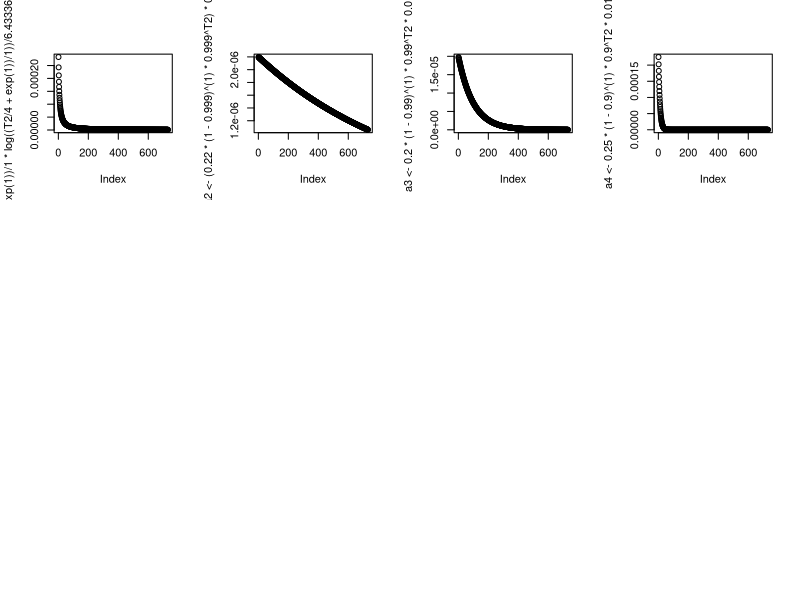
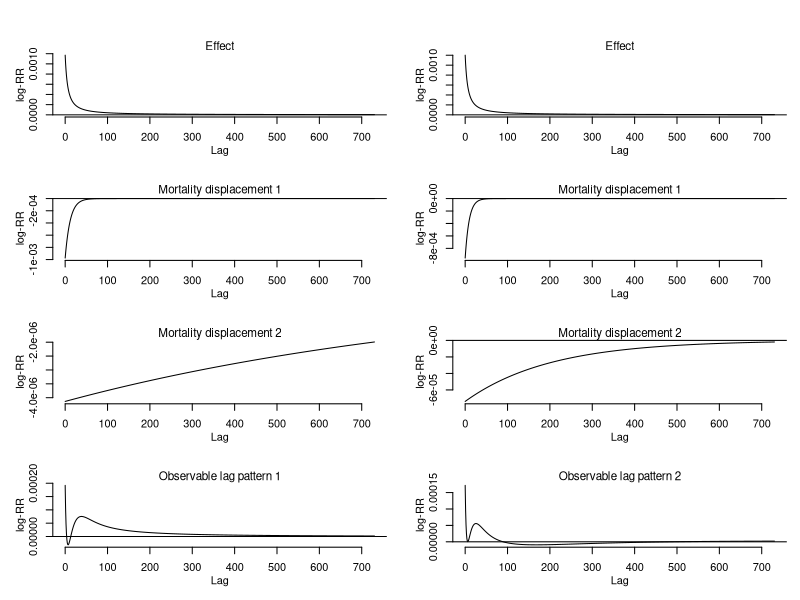

Generate these figures, in order, with R:
########True coefficients of PM10###########

T2length <- 731
T2 <- seq(T2length)

par(mfrow=c(3,4))
plot(a1<-1/((T2/4+exp(1))/1*log((T2/4+exp(1))/1))/6.433368*0.5877867*0.01)
plot(a2<-(0.22*(1-0.999)^(1)*0.999^T2)*0.01 )
plot(a3<-0.20*(1-0.99)^(1)*0.99^T2*0.01) 
plot(a4<-0.25*(1-0.9)^(1)*0.9^T2*0.01) 

#jpeg("%%%%FOLDERNAME%%%%/FIGURE_S1_Lagpattern.jpg",
#     width=15, height=15, pointsize=30,res=300,units="in")
layout(matrix(seq(8),ncol=2))
par(mar=c(4,4,2,1),mgp=c(2,1,0),oma=c(0,0,2,0))
plot(x=seq(0,730),y=a1<-1/((T2/4+exp(1))/1*log((T2/4+exp(1))/1))/6.433368*0.5877867*0.03/0.007249741*0.01,type="l", bty="n", xlab="Lag",ylab="log-RR",xaxt="n")
axis(1,at=seq(0,730,by=100))
mtext(side=3,"Effect",cex=0.7)
text(x=-170, y=0.0016,"A",cex=1.2,xpd=T)
abline(h=0)
plot(x=seq(0,730),y=a2<- -(0.32*(1-0.92)^(1)*0.92^T2)*0.03/0.007249741*0.01,type="l", bty="n", xlab="Lag",ylab="log-RR",xaxt="n")
axis(1,at=seq(0,730,by=100))
mtext(side=3,"Mortality displacement 1",cex=0.7)
text(x=-170, y=0.0003,"C",cex=1.2,xpd=T)
abline(h=0)
plot(x=seq(0,730),y=a3<- -0.1*(1-0.999)^(1)*0.999^T2*0.03/0.007249741*0.01,type="l", bty="n", xlab="Lag",ylab="log-RR",xaxt="n")
axis(1,at=seq(0,730,by=100))
mtext(side=3,"Mortality displacement 2",cex=0.7)
text(x=-170, y=-0.0000012,"E",cex=1.2,xpd=T)
abline(h=0)
aa<-a1+a2+a3
plot(x=seq(0,730),y=aa<-(a1+a2+a3),type="l", bty="n", xlab="Lag",ylab="log-RR",xaxt="n")
axis(1,at=seq(0,730,by=100))
mtext(side=3,"Observable lag pattern 1",cex=0.7)
text(x=-170, y=0.000275,"G",cex=1.2,xpd=T)
abline(h=0)

plot(x=seq(0,730),y=b1<-1/((T2/4+exp(1))/1*log((T2/4+exp(1))/1))/6.433368*0.5877867*0.03/0.0007066529*0.001,type="l", bty="n", xlab="Lag",ylab="log-RR",xaxt="n")
axis(1,at=seq(0,730,by=100))
mtext(side=3,"Effect",cex=0.7)
text(x=-170, y=0.0016,"B",cex=1.2,xpd=T)
abline(h=0)
plot(x=seq(0,730),y=b2<- -(0.25*(1-0.90)^(1)*0.90^T2)*0.03/0.0007066529*0.001,type="l", bty="n", xlab="Lag",ylab="log-RR",xaxt="n")
axis(1,at=seq(0,730,by=100))
mtext(side=3,"Mortality displacement 1",cex=0.7)
text(x=-170, y=0.00029,"D",cex=1.2,xpd=T)
abline(h=0)
plot(x=seq(0,730),y=b3<- -0.35*(1-0.995)^(1)*0.995^T2*0.03/0.0007066529*0.001,type="l", bty="n", xlab="Lag",ylab="log-RR",xaxt="n")
axis(1,at=seq(0,730,by=100))
mtext(side=3,"Mortality displacement 2",cex=0.7)
text(x=-170, y=0.000024,"F",cex=1.2,xpd=T)
abline(h=0)
bb<-b1+b2+b3
plot(x=seq(0,730),y=bb<-(b1+b2+b3),type="l", bty="n", xlab="Lag",ylab="log-RR",xaxt="n")
axis(1,at=seq(0,730,by=100))
mtext(side=3,"Observable lag pattern 2",cex=0.7)
text(x=-170, y=0.000235,"H",cex=1.2,xpd=T)
abline(h=0)
dev.off()

Beta <- list("Type1"=matrix(NA,nrow=730+1,ncol=1),"Type2"=matrix(NA,nrow=730+1,ncol=1))

Beta[["Type1"]][,1]<-  aa
Beta[["Type2"]][,1]<-  bb
